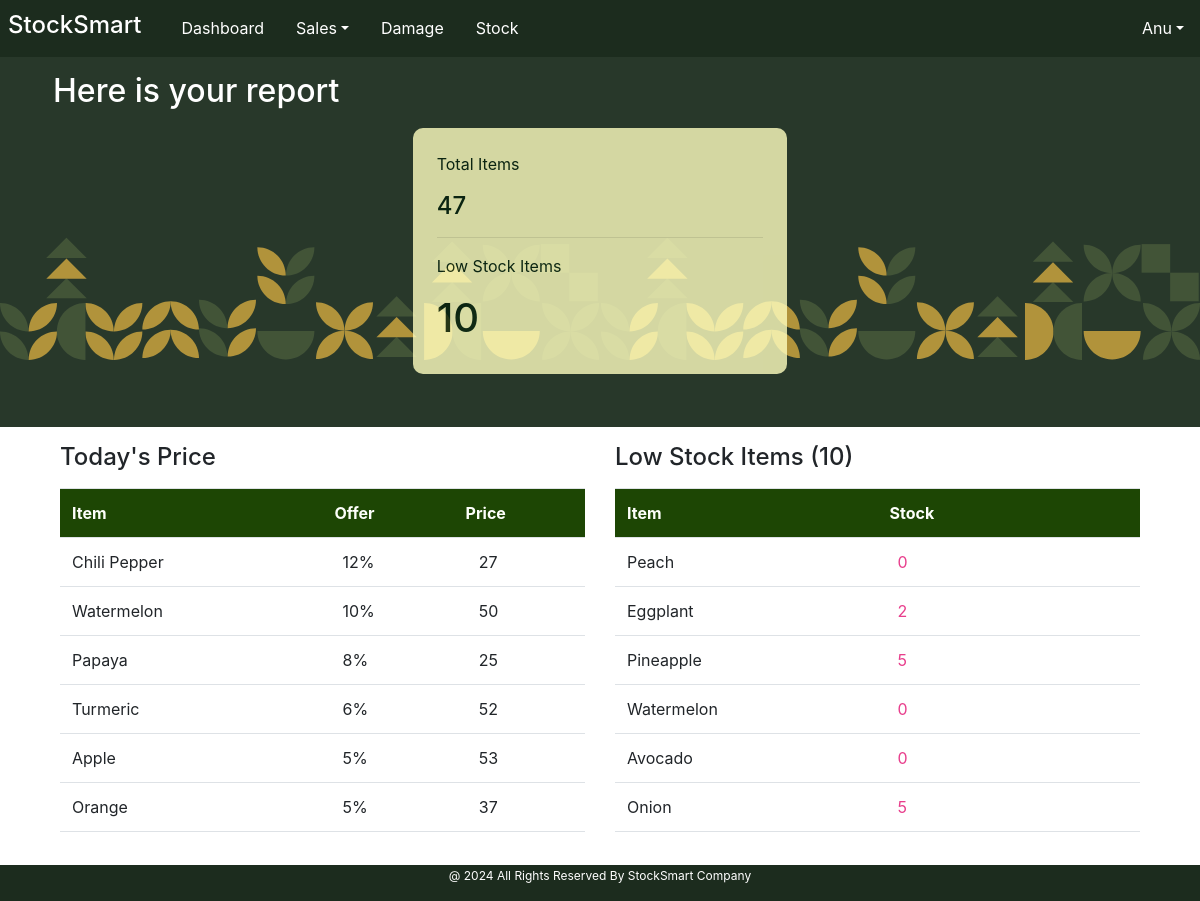
/staff_index/ (signed in), run on the app's committed database.
### User/models.py (models this page shows)
class User(AbstractUser):
    MY_ROLES =[
        ('Admin','Admin'),
        ('Staff','Staff'),
    ]
    role = models.CharField(max_length=50, choices=MY_ROLES)

### Core/models.py (models this page shows, shortened)
class priceTable(models.Model):
    pt_item = models.OneToOneField(itemTable, on_delete=models.CASCADE)
    pt_sellingPrice = models.DecimalField(max_digits=10, decimal_places=2, null=True, blank=True, default=0)
    pt_tax = models.PositiveIntegerField(null=True, blank=True, default=0)
    pt_offer = models.PositiveIntegerField(null=True, blank=True, default=0)
    pt_timestamp = models.DateTimeField(auto_now_add=True)

class itemTable(models.Model):
    UNIT_CHOICES = [
        ('Kilogram', 'Kg'),
        ('Pieces', 'Pcs'),
    ]
    CATEGORY_CHOICE = [
        ('Vegetables', 'Veg'),
        ('Fruits', 'Fru'),
    ]
    item_name = models.CharField(max_length=50, null=True, blank=True, unique=True)
    item_category = models.CharField(max_length=50, choices=CATEGORY_CHOICE)
    item_unit = models.CharField(max_length=15, choices=UNIT_CHOICES)

### User/views.py (the view)
# urls.py: path('staff_index/', views.staff_index, name="staff_index"),
@login_required()
@staff_required
def staff_index(request):
    base_template = 'user/Index.html' if request.user.role == "Admin" else 'user/staff_index.html'
    low_stock_count, item_count, category_count = product_details()
    sorted_items = todays_offer()
    low_stock_list = lowstock_list()
    context = {
        'base_template': base_template,
        'user': request.user,
        'low_stock_list': low_stock_list,
        'low_stock_count': low_stock_count,
        'item_count': item_count,
        'category_count': category_count,
        'sorted_items': sorted_items,
    }
    return render(request,"user/staff_index.html", context)

### User/utils.py (called while the page is built)
def product_details():
    stockdata =stockTable.objects.all()
    itemdata =itemTable.objects.all()
    stockappendNo=[]
    itemappendName=[]
    itemappendCategory=[]
    for i in itemdata:
        itemappendCategory.append(i.item_category)
        itemappendName.append(i.item_name)
    for i in stockdata:
        if i.st_remainingStock < 10:
            stockappendNo.append(i.st_item.item_name)
    return len(stockappendNo),len(itemappendName), len(set(itemappendCategory))

def todays_offer():
    price_data = priceTable.objects.all()
    offer_list = []
    for i in price_data:
        if i.pt_sellingPrice and i.pt_tax and i.pt_offer:
            try:
                selling_price = Decimal(i.pt_sellingPrice)
                tax = (Decimal(i.pt_tax) / 100) * selling_price
                offers = (Decimal(i.pt_offer) / 100) * selling_price
                offer_amount = selling_price + tax - offers
                i.calculated_price = int(offer_amount)
                offer = i.pt_offer
                offer_list.append((offer, i))
            except (ValueError, Decimal.InvalidOperation) as e:
                continue
    offer_list.sort(reverse=True, key=lambda x: x[0])
    sorted_items = [item for _, item in offer_list]
    return sorted_items

def lowstock_list():
    stockdata= stockTable.objects.all()
    stockappendList=[]
    for i in stockdata:
        if i.st_remainingStock < 10:
            stockappendList.append((i.st_item.item_name,i.st_remainingStock))
    return stockappendList

### templates/user/staff_index.html (shortened to what this page needs)
<!DOCTYPE html>
{%load static%}
<html lang="en">
<head>
    <link href="https://maxcdn.bootstrapcdn.com/bootstrap/4.5.2/css/bootstrap.min.css" rel="stylesheet">
    <link href="https://cdnjs.cloudflare.com/ajax/libs/font-awesome/6.0.0-beta3/css/all.min.css" rel="stylesheet">
    <link href="{% static 'assets/style.css' %}" rel="stylesheet">
</head>
<body>
<nav class="navbar navbar-expand-lg bg-success fixed-top">
    <h3 class="navbar-brand px-2" style="color:FFB533 !important;">StockSmart </h3>
        <div class=" collapse navbar-collapse my-0 justify-content-center" id="navbarNav" style="text-align: center;">
            <ul class="navbar-nav">
                <li id="homeBtn" class="nav-item ">
                    <a  class="nav-link" href="{% url 'staff_index' %}">Dashboard</a>
                </li>
                <li class="nav-item dropdown">
                    <a class="nav-link dropdown-toggle" href="#" id="navbarSalesDropdown" role="button" data-toggle="dropdown" aria-haspopup="true" aria-expanded="false">Sales</a>
                </li>
                <li id="navbarDamageDropdown" class="nav-item ">
                    <a  class="nav-link" href="{% url 'damage' %}">Damage</a>
                </li>
                <li id="navbarStockDropdown" class="nav-item ">
                    <a  class="nav-link" href="{% url 'stock_staff' %}">Stock</a>
                </li>
            </ul>
                    <ul class="navbar-nav ml-auto">
                        <li class="nav-item dropdown">
                            <a class="nav-link dropdown-toggle" href="#" id="navbarUserDropdown" role="button" data-toggle="dropdown" aria-haspopup="true" aria-expanded="false">{{ user.username }}</a>
                        </li>
                    </ul>
                </div>
</nav>
{% block content %}
            <div class="">
                <div class="banner col-12 ">
                    <div class="container mb-3 p-2 d-flex flex-wrap justify-content-center">
                         <div class="col-12">
                             <br>
                             <p>Welcome, {{ user.username }} </P>
                             <H2>Here is your report </h2>
                        </div>
                        <div class="top-fig col-md-4 p-4 ">
                            <p>Total Items</p>
                            <h4>{{item_count}}</h4>
                            <hr>
                            <p>Low Stock Items</p>
                            <h1>{{low_stock_count}}</h1>
                        </div>
                    </div>
                    <br>
                </div>
            </div>
<div class="container d-flex flex-wrap">
    <div class="col-6 Dash-Price-card ">
        <div class="my-3">
            <h4>Today's Price</h4>
        </div>
        <div>
            <table class="table table-hover" >
             <tr >
                <th class="headerx  col-6" scope="col">Item</th>
                <th class="headerx " scope="col">Offer</th>
                <th class="headerx " scope="col">Price</th>
            </tr>
            </table>
                <div class="" style="height: 300px; overflow: auto;">
                    <table class="table table-hover" >
                {% for i in sorted_items %}
                <tr>
                <td class=" col-6">{{i.pt_item.item_name}}</td>
                <td class=" col-3" style="padding-left: 20px;">{{i.pt_offer}}%</td>
                <td class=" col-3" style="padding-left: 25px;">{{i.calculated_price}}</td>
                </tr>
                {% endfor %}
                    </table>
                </div>
        </div>
    </div>
    <div class="col-6 Dash-Price-card ">
        <div class="my-3">
            <h4>Low Stock Items ({{low_stock_count}})</h4>
        </div>
        <div>
            <table class="table table-hover" >
             <tr >
                <th class="headerx  col-6" scope="col">Item</th>
                <th class="headerx col-6" scope="col">Stock</th>
            </tr>
            </table>
                <div class="" style="height: 300px; overflow: auto;">
                    {% if low_stock_list %}
                    <table class="table table-hover" >
                {% for i in low_stock_list %}
                <tr>
                <td class=" col-6">{{i.0}} </td>
                <td class=" col-6 text-pink" style="padding-left: 20px;">{{i.1}}</td>
                </tr>
                {% endfor %}
                    </table>
                    {% else %}
                    <p>No item with Low stock </p>
                    {% endif %}
                </div>
        </div>
    </div>
    </div>
<div class="bottom-space"></div><br>
            {% endblock %}
<div class="footer bg-success">
    <p>@ 2024 All Rights Reserved By StockSmart Company</p>
</div>
</body>
</html>

### static/assets/style.css (style rules this page uses)
.nav-item { border-bottom: 1px solid #1C2C1E; }
.alert-success, .bg-success, .text-success, .border-success { background-color: #1C2C1E !important; color: #ffffff !important; border-color: #your-border-color !important; }
body { overflow-x: hidden; height: 95vh; margin-bottom: 20px; }
a { text-decoration: none !important; }
table { margin-bottom: 0px !important; }
.bottom-space { height: 5vh; }
.navbar { padding: 0Px !important; }
.nav-item { padding: .5rem .5rem; }
.navbar-brand { font-size: 1.5rem !important; }
.navbar a { color: #ffffff !important; text-decoration: none !important; }
.navbar a:active, { border-color: #your-new-active-border-color; color: #FFCC7B !important; }
.top-fig { margin: 10px 5px 5px 5px; background-color: #FFFFC0; opacity: 0.8; border-radius: 10px; color: rgb(4, 32, 12); }
.banner { background-image: url("../images/bg-02.svg"); background-color: #28382A; color: #ffffff; }
.headerx { background-color: rgb(29, 70, 4) !important; color: #fdfffa !important; }
td { background: rgba(227, 255, 227, 0) !important; }
th { background:rgba(227, 255, 227, 0) !important; }
.footer { position: fixed; left: 0; bottom: 0px; width: 100%; color: white; text-align: center; padding-top : 2px; font-size: 12px; }
.text-pink { color: #e83e8c; }
ul { padding-left: 0; list-style-type: none; margin-bottom: 0; }
li { padding-top: 3px; }

### data on the page
User: username "Anu"
priceTable: pt_item.item_name "Chili Pepper", pt_offer "12", calculated_price "27"
priceTable: pt_item.item_name "Watermelon", pt_offer "10", calculated_price "50"
priceTable: pt_item.item_name "Papaya", pt_offer "8", calculated_price "25"
priceTable: pt_item.item_name "Turmeric", pt_offer "6", calculated_price "52"
priceTable: pt_item.item_name "Apple", pt_offer "5", calculated_price "53"
priceTable: pt_item.item_name "Orange", pt_offer "5", calculated_price "37"
itemTable: item_name "Peach"
itemTable: item_name "Eggplant"
itemTable: item_name "Pineapple"
itemTable: item_name "Watermelon"
itemTable: item_name "Avocado"
itemTable: item_name "Onion"

### other printed values
{{ item_count }} "47"
{{ low_stock_count }} "10"
{{ i.1 }} "0" "2" "5" "0" "0" "5"
